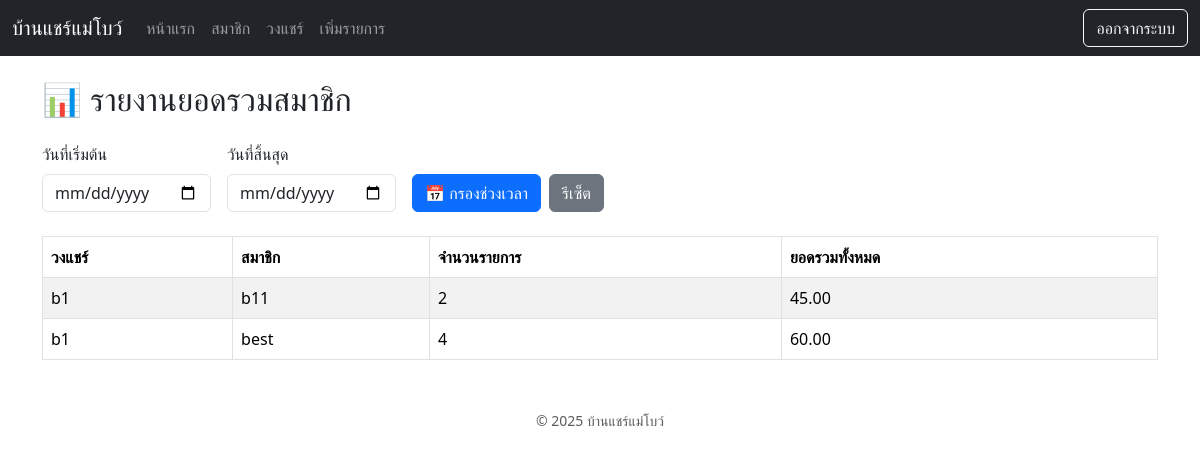
Screenshot of /report/balance (signed in) with the database file from the repository.
### tables this page shows
CREATE TABLE members (
        id INTEGER PRIMARY KEY AUTOINCREMENT,
        name TEXT NOT NULL
    );

CREATE TABLE groups (
        id INTEGER PRIMARY KEY AUTOINCREMENT,
        name TEXT NOT NULL,
        rounds INTEGER,
        amount_per_round REAL,
        start_date TEXT,
        note TEXT
    );

### app.py (the view)
@app.route("/report/balance", methods=["GET"])
@login_required
def report_balance():
    start = request.args.get("start_date")
    end = request.args.get("end_date")
    conn = get_db_connection()
    params = []
    query = """
        SELECT g.name AS group_name, m.name AS member_name,
               COUNT(e.id) AS entry_count,
               SUM(e.amount) AS total_amount
        FROM entries e
        JOIN members m ON e.member_id = m.id
        JOIN groups g ON e.group_id = g.id
    """
    where = []
    if start:
        where.append("DATE(e.created_at) >= DATE(?)")
        params.append(start)
    if end:
        where.append("DATE(e.created_at) <= DATE(?)")
        params.append(end)
    if where:
        query += " WHERE " + " AND ".join(where)
    query += " GROUP BY g.id, m.id ORDER BY g.name, m.name"
    rows = conn.execute(query, params).fetchall()
    conn.close()
    return render_template("report_balance.html", rows=rows, start_date=start or "", end_date=end or "", year=datetime.now().year)

### app.py (called while the page is built)
def get_db_connection():
    conn = sqlite3.connect('members.db')
    conn.row_factory = sqlite3.Row
    return conn

def login_required(view):
    @wraps(view)
    def wrapped(*args, **kwargs):
        if not session.get("logged_in"):
            flash("กรุณาเข้าสู่ระบบก่อน")
            return redirect(url_for("login"))
        return view(*args, **kwargs)
    return wrapped

### templates/report_balance.html (shortened to what this page needs)
{% extends "base.html" %}
{% block content %}
  <h2 class="mb-4">📊 รายงานยอดรวมสมาชิก</h2>
  <form method="GET" class="row g-3 mb-4">
    <div class="col-auto">
      <label class="form-label">วันที่เริ่มต้น</label>
      <input type="date" name="start_date" class="form-control" value="{{ start_date }}">
    </div>
    <div class="col-auto">
      <label class="form-label">วันที่สิ้นสุด</label>
      <input type="date" name="end_date" class="form-control" value="{{ end_date }}">
    </div>
    <div class="col-auto d-flex align-items-end">
      <button class="btn btn-primary">📅 กรองช่วงเวลา</button>
      <a href="/report/balance" class="btn btn-secondary ms-2">รีเซ็ต</a>
    </div>
  </form>
  <table class="table table-bordered table-striped">
    <thead>
      <tr>
        <th>วงแชร์</th>
        <th>สมาชิก</th>
        <th>จำนวนรายการ</th>
        <th>ยอดรวมทั้งหมด</th>
      </tr>
    </thead>
    <tbody>
      {% for row in rows %}
        <tr>
          <td>{{ row.group_name }}</td>
          <td>{{ row.member_name }}</td>
          <td>{{ row.entry_count }}</td>
          <td>{{ "{:,.2f}".format(row.total_amount or 0) }}</td>
        </tr>
      {% endfor %}
    </tbody>
  </table>
{% endblock %}

### rows the page displays
members: group_name "b1", member_name "b11", entry_count "2", total_amount "45.00"
members: group_name "b1", member_name "best", entry_count "4", total_amount "60.00"
